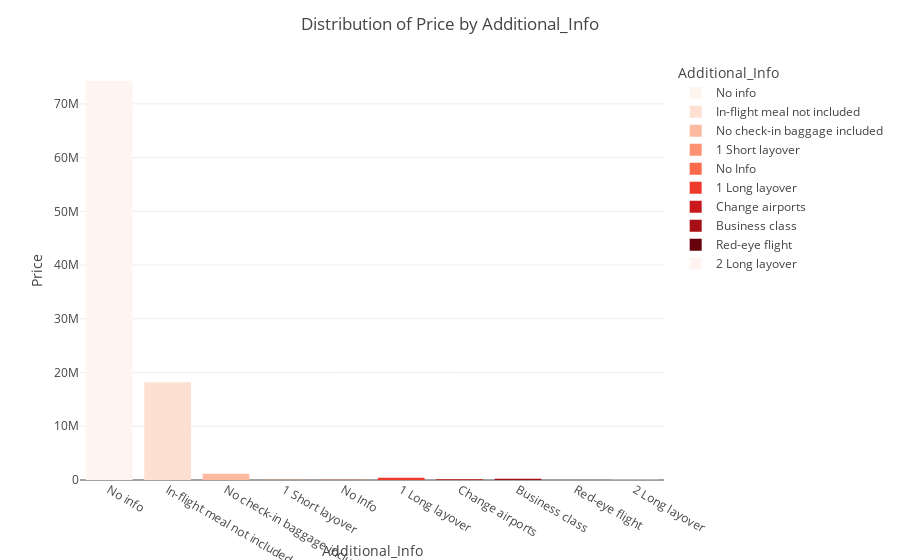

Source (notebook cell):
### Markdown cell above
* Price Distribution Across Additional Information Categories

### Code cell
# Create a histogram to show the distribution of prices by Additional_Info
fig = px.histogram(data_frame=df, x="Additional_Info", y="Price", color="Additional_Info", 
                   color_discrete_sequence=px.colors.sequential.Reds)
fig.update_layout(title="Distribution of Price by Additional_Info", xaxis_title="Additional_Info", yaxis_title="Price")
fig.show()

### Figure 1 — Plotly figure (JSON) as saved in the notebook; plotly's stock layout.template omitted (floating-point values rounded to 4 significant figures; data arrays with more than 128 entries replaced by an {"elided": "..."} marker saying what was removed)
{"data": [{"alignmentgroup": "True", "bingroup": "x", "histfunc": "sum", "hovertemplate": "Additional_Info=%{x}<br>sum of Price=%{y}<extra></extra>", "legendgroup": "No info", "marker": {"color": "rgb(255,245,240)", "pattern": {"shape": ""}}, "name": "No info", "offsetgroup": "No info", "orientation": "v", "showlegend": true, "type": "histogram", "x": {"elided": "8182 str values"}, "xaxis": "x", "y": {"elided": "8182 int values"}, "yaxis": "y"}, {"alignmentgroup": "True", "bingroup": "x", "histfunc": "sum", "hovertemplate": "Additional_Info=%{x}<br>sum of Price=%{y}<extra></extra>", "legendgroup": "In-flight meal not included", "marker": {"color": "rgb(254,224,210)", "pattern": {"shape": ""}}, "name": "In-flight meal not included", "offsetgroup": "In-flight meal not included", "orientation": "v", "showlegend": true, "type": "histogram", "x": {"elided": "1926 str values"}, "xaxis": "x", "y": {"elided": "1926 int values"}, "yaxis": "y"}, {"alignmentgroup": "True", "bingroup": "x", "histfunc": "sum", "hovertemplate": "Additional_Info=%{x}<br>sum of Price=%{y}<extra></extra>", "legendgroup": "No check-in baggage included", "marker": {"color": "rgb(252,187,161)", "pattern": {"shape": ""}}, "name": "No check-in baggage included", "offsetgroup": "No check-in baggage included", "orientation": "v", "showlegend": true, "type": "histogram", "x": {"elided": "318 str values"}, "xaxis": "x", "y": {"elided": "318 int values"}, "yaxis": "y"}, {"alignmentgroup": "True", "bingroup": "x", "histfunc": "sum", "hovertemplate": "Additional_Info=%{x}<br>sum of Price=%{y}<extra></extra>", "legendgroup": "1 Short layover", "marker": {"color": "rgb(252,146,114)", "pattern": {"shape": ""}}, "name": "1 Short layover", "offsetgroup": "1 Short layover", "orientation": "v", "showlegend": true, "type": "histogram", "x": ["1 Short layover"], "xaxis": "x", "y": [26743], "yaxis": "y"}, {"alignmentgroup": "True", "bingroup": "x", "histfunc": "sum", "hovertemplate": "Additional_Info=%{x}<br>sum of Price=%{y}<extra></extra>", "legendgroup": "No Info", "marker": {"color": "rgb(251,106,74)", "pattern": {"shape": ""}}, "name": "No Info", "offsetgroup": "No Info", "orientation": "v", "showlegend": true, "type": "histogram", "x": ["No Info", "No Info", "No Info"], "xaxis": "x", "y": [8153, 7917, 8064], "yaxis": "y"}, {"alignmentgroup": "True", "bingroup": "x", "histfunc": "sum", "hovertemplate": "Additional_Info=%{x}<br>sum of Price=%{y}<extra></extra>", "legendgroup": "1 Long layover", "marker": {"color": "rgb(239,59,44)", "pattern": {"shape": ""}}, "name": "1 Long layover", "offsetgroup": "1 Long layover", "orientation": "v", "showlegend": true, "type": "histogram", "x": ["1 Long layover", "1 Long layover", "1 Long layover", "1 Long layover", "1 Long layover", "1 Long layover", "1 Long layover", "1 Long layover", "1 Long layover", "1 Long layover", "1 Long layover", "1 Long layover", "1 Long layover", "1 Long layover", "1 Long layover", "1 Long layover", "1 Long layover", "1 Long layover", "1 Long layover"], "xaxis": "x", "y": [14594, 14752, 22270, 12599, 26890, 25735, 27992, 31825, 15434, 25735, 31825, 18581, 14594, 7744, 31825, 27992, 26890, 31825, 10981], "yaxis": "y"}, {"alignmentgroup": "True", "bingroup": "x", "histfunc": "sum", "hovertemplate": "Additional_Info=%{x}<br>sum of Price=%{y}<extra></extra>", "legendgroup": "Change airports", "marker": {"color": "rgb(203,24,29)", "pattern": {"shape": ""}}, "name": "Change airports", "offsetgroup": "Change airports", "orientation": "v", "showlegend": true, "type": "histogram", "x": ["Change airports", "Change airports", "Change airports", "Change airports", "Change airports", "Change airports", "Change airports"], "xaxis": "x", "y": [13366, 14305, 26092, 13576, 17686, 15119, 17461], "yaxis": "y"}, {"alignmentgroup": "True", "bingroup": "x", "histfunc": "sum", "hovertemplate": "Additional_Info=%{x}<br>sum of Price=%{y}<extra></extra>", "legendgroup": "Business class", "marker": {"color": "rgb(165,15,21)", "pattern": {"shape": ""}}, "name": "Business class", "offsetgroup": "Business class", "orientation": "v", "showlegend": true, "type": "histogram", "x": ["Business class", "Business class", "Business class", "Business class"], "xaxis": "x", "y": [79512, 28097, 62427, 57209], "yaxis": "y"}, {"alignmentgroup": "True", "bingroup": "x", "histfunc": "sum", "hovertemplate": "Additional_Info=%{x}<br>sum of Price=%{y}<extra></extra>", "legendgroup": "Red-eye flight", "marker": {"color": "rgb(103,0,13)", "pattern": {"shape": ""}}, "name": "Red-eye flight", "offsetgroup": "Red-eye flight", "orientation": "v", "showlegend": true, "type": "histogram", "x": ["Red-eye flight"], "xaxis": "x", "y": [10873], "yaxis": "y"}, {"alignmentgroup": "True", "bingroup": "x", "histfunc": "sum", "hovertemplate": "Additional_Info=%{x}<br>sum of Price=%{y}<extra></extra>", "legendgroup": "2 Long layover", "marker": {"color": "rgb(255,245,240)", "pattern": {"shape": ""}}, "name": "2 Long layover", "offsetgroup": "2 Long layover", "orientation": "v", "showlegend": true, "type": "histogram", "x": ["2 Long layover"], "xaxis": "x", "y": [26480], "yaxis": "y"}], "layout": {"barmode": "relative", "legend": {"title": {"text": "Additional_Info"}, "tracegroupgap": 0}, "margin": {"t": 60}, "title": {"text": "Distribution of Price by Additional_Info"}, "xaxis": {"anchor": "y", "categoryarray": ["No info", "In-flight meal not included", "No check-in baggage included", "1 Short layover", "No Info", "1 Long layover", "Change airports", "Business class", "Red-eye flight", "2 Long layover"], "categoryorder": "array", "domain": [0, 1], "title": {"text": "Additional_Info"}}, "yaxis": {"anchor": "x", "domain": [0, 1], "title": {"text": "Price"}}}}
